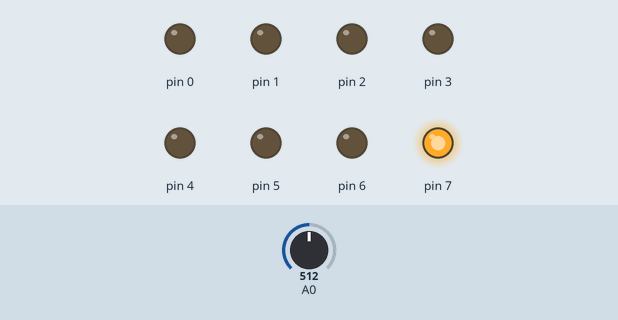
Recording of a sketch running on a simulated Arduino Uno, built with avr-gcc and run on an emulated ATmega328P. Parts: output pins drawn as LEDs (lit = HIGH). The inputs (shaded band) are chosen by the test bench; at power-on: A0 = 512.

Above: at 1.2 s.
1.3 s: A0 set to 516
At 2.5 s:
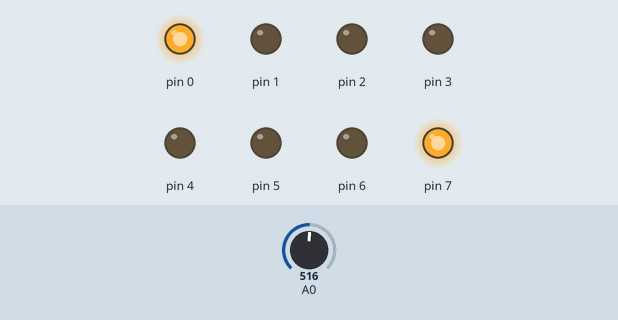
2.8 s: A0 set to 511
At 3.7 s:
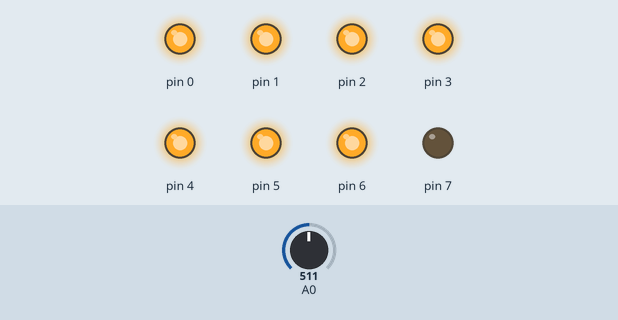
4.3 s: A0 set to 306
At 4.9 s:
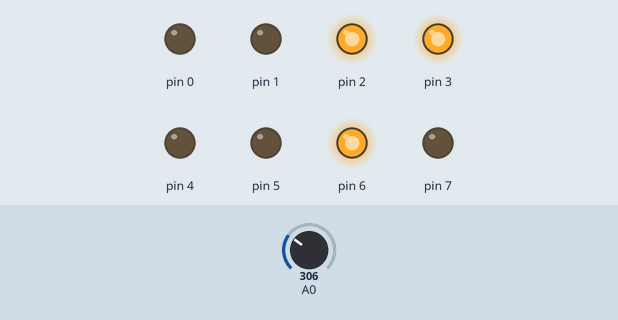
5.8 s: A0 set to 303
At 7.0 s:
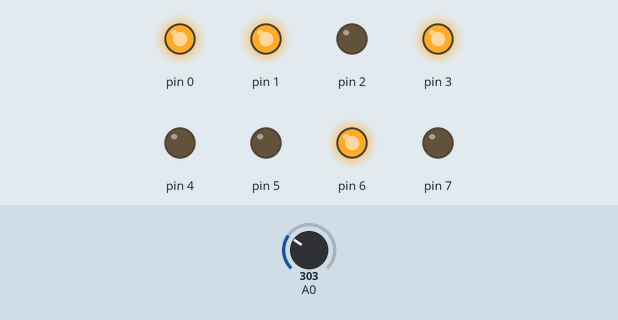
7.3 s: A0 set to 122
At 8.4 s:
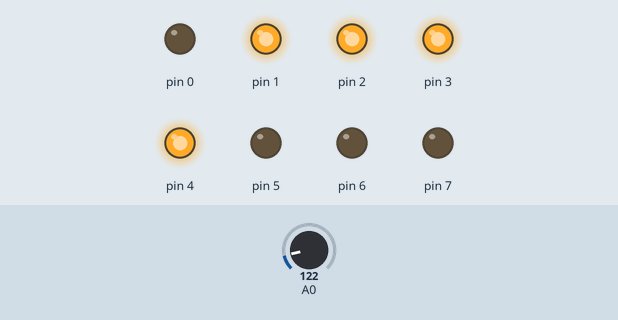
Timing chart, 0 to 9.8 s (numbered marks = the images above; inputs shaded):
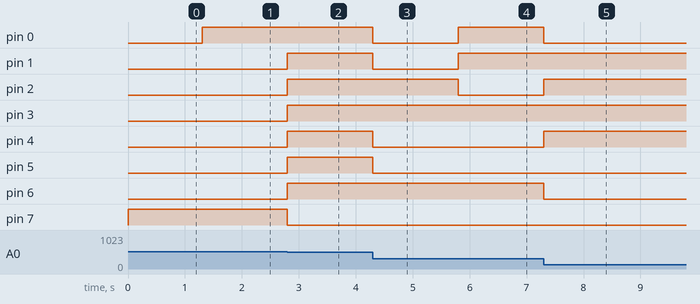

Measured:
- the behaviour switches between 515 and 516 on A0 (found by bisection; images 0 and 1)
- the behaviour switches between 304 and 303 on A0 (found by bisection; images 3 and 4)
- after the input at 1.3 s, pin 0: LOW → HIGH at once
- after the input at 2.8 s, pin 1–6: LOW → HIGH at once; pin 7: HIGH → LOW at once
- after the input at 4.3 s, pin 0, pin 1, pin 4, pin 5: HIGH → LOW at once
- after the input at 5.8 s, pin 0, pin 1: LOW → HIGH at once; pin 2: HIGH → LOW at once
- after the input at 7.3 s, pin 0, pin 6: HIGH → LOW at once; pin 2, pin 4: LOW → HIGH at once

The sketch:

testing_input.ino
```cpp
//Simple Audio Out
//by Amanda Ghassaei
//https://www.instructables.com/id/Arduino-Vocal-Effects-Box/
//July 2012

/*
 * This program is free software; you can redistribute it and/or modify
 * it under the terms of the GNU General Public License as published by
 * the Free Software Foundation; either version 3 of the License, or
 * (at your option) any later version.
 *
*/

int incomingAudio;

void setup(){
  for (byte i=0;i<8;i++){
    pinMode(i,OUTPUT);//set digital pins 0-7 as outputs
  }
  pinMode(A0,INPUT);
}

void loop(){
  incomingAudio = analogRead(A0);//read input from A0
  incomingAudio = incomingAudio/4;//scale from 10 bit to 8 bit
  PORTD = incomingAudio;//send out DAC
}
```
